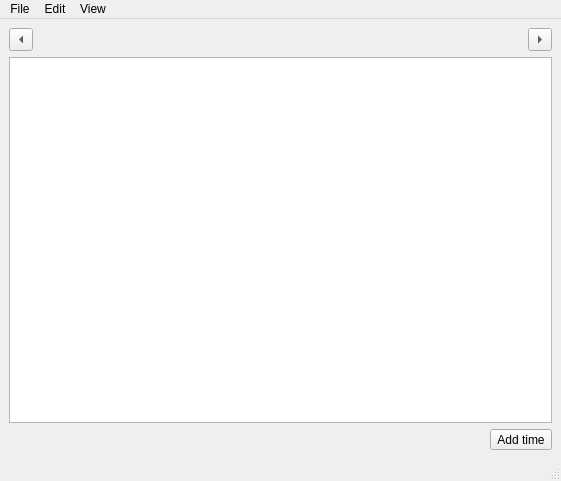
<?xml version="1.0" encoding="UTF-8"?>
<ui version="4.0">
 <class>MainWindow</class>
 <widget class="QMainWindow" name="MainWindow">
  <property name="geometry">
   <rect>
    <x>0</x>
    <y>0</y>
    <width>561</width>
    <height>481</height>
   </rect>
  </property>
  <property name="windowTitle">
   <string>MainWindow</string>
  </property>
  <widget class="QWidget" name="centralwidget">
   <layout class="QVBoxLayout" name="verticalLayout">
    <item>
     <layout class="QHBoxLayout" name="horizontalLayout_2">
      <item>
       <widget class="QToolButton" name="btn_view_previous">
        <property name="text">
         <string>Previous</string>
        </property>
        <property name="icon">
         <iconset theme="previous">
          <normaloff>.</normaloff>.</iconset>
        </property>
        <property name="arrowType">
         <enum>Qt::LeftArrow</enum>
        </property>
       </widget>
      </item>
      <item>
       <spacer name="horizontalSpacer_3">
        <property name="orientation">
         <enum>Qt::Horizontal</enum>
        </property>
        <property name="sizeHint" stdset="0">
         <size>
          <width>40</width>
          <height>20</height>
         </size>
        </property>
       </spacer>
      </item>
      <item>
       <widget class="QLabel" name="lbl_current_period">
        <property name="text">
         <string/>
        </property>
       </widget>
      </item>
      <item>
       <spacer name="horizontalSpacer_2">
        <property name="orientation">
         <enum>Qt::Horizontal</enum>
        </property>
        <property name="sizeHint" stdset="0">
         <size>
          <width>40</width>
          <height>20</height>
         </size>
        </property>
       </spacer>
      </item>
      <item>
       <widget class="QToolButton" name="btn_view_next">
        <property name="text">
         <string>Next</string>
        </property>
        <property name="icon">
         <iconset theme="next">
          <normaloff>.</normaloff>.</iconset>
        </property>
        <property name="arrowType">
         <enum>Qt::RightArrow</enum>
        </property>
       </widget>
      </item>
     </layout>
    </item>
    <item>
     <widget class="QTableView" name="tableview_days"/>
    </item>
    <item>
     <layout class="QHBoxLayout" name="horizontalLayout">
      <item>
       <spacer name="horizontalSpacer">
        <property name="orientation">
         <enum>Qt::Horizontal</enum>
        </property>
        <property name="sizeHint" stdset="0">
         <size>
          <width>40</width>
          <height>20</height>
         </size>
        </property>
       </spacer>
      </item>
      <item>
       <widget class="QToolButton" name="btn_add_time">
        <property name="text">
         <string>Add time</string>
        </property>
       </widget>
      </item>
     </layout>
    </item>
   </layout>
  </widget>
  <widget class="QMenuBar" name="menubar">
   <property name="geometry">
    <rect>
     <x>0</x>
     <y>0</y>
     <width>561</width>
     <height>22</height>
    </rect>
   </property>
   <widget class="QMenu" name="menuView">
    <property name="title">
     <string>View</string>
    </property>
    <widget class="QMenu" name="menuGoto">
     <property name="title">
      <string>Goto</string>
     </property>
     <addaction name="actionGotoToday"/>
     <addaction name="separator"/>
     <addaction name="separator"/>
     <addaction name="actionGotoPrevious"/>
     <addaction name="actionGotoNext"/>
    </widget>
    <addaction name="actionDay_view"/>
    <addaction name="actionAround_view"/>
    <addaction name="actionWeek_view"/>
    <addaction name="actionMonth_view"/>
    <addaction name="separator"/>
    <addaction name="menuGoto"/>
   </widget>
   <widget class="QMenu" name="menuFile">
    <property name="title">
     <string>File</string>
    </property>
    <addaction name="actionOpen"/>
    <addaction name="actionSave"/>
    <addaction name="actionSave_As"/>
    <addaction name="separator"/>
    <addaction name="actionSettings"/>
    <addaction name="actionExit"/>
   </widget>
   <widget class="QMenu" name="menuEdit">
    <property name="title">
     <string>Edit</string>
    </property>
    <addaction name="actionAdd_spent_time"/>
    <addaction name="actionUpdate_came_went_time"/>
   </widget>
   <addaction name="menuFile"/>
   <addaction name="menuEdit"/>
   <addaction name="menuView"/>
  </widget>
  <widget class="QStatusBar" name="statusbar"/>
  <action name="actionWeek_view">
   <property name="text">
    <string>Week view</string>
   </property>
   <property name="shortcut">
    <string>W</string>
   </property>
  </action>
  <action name="actionMonth_view">
   <property name="text">
    <string>Month view</string>
   </property>
   <property name="shortcut">
    <string>M</string>
   </property>
  </action>
  <action name="actionOpen">
   <property name="checkable">
    <bool>false</bool>
   </property>
   <property name="icon">
    <iconset theme="document-open">
     <normaloff>.</normaloff>.</iconset>
   </property>
   <property name="text">
    <string>Open</string>
   </property>
   <property name="shortcut">
    <string>Ctrl+O</string>
   </property>
  </action>
  <action name="actionSave">
   <property name="icon">
    <iconset theme="document-save">
     <normaloff>.</normaloff>.</iconset>
   </property>
   <property name="text">
    <string>Save</string>
   </property>
   <property name="shortcut">
    <string>Ctrl+S</string>
   </property>
  </action>
  <action name="actionExit">
   <property name="icon">
    <iconset theme="application-exit">
     <normaloff>.</normaloff>.</iconset>
   </property>
   <property name="text">
    <string>Exit</string>
   </property>
   <property name="shortcut">
    <string>Q</string>
   </property>
  </action>
  <action name="actionAdd_spent_time">
   <property name="icon">
    <iconset theme="add">
     <normaloff>.</normaloff>.</iconset>
   </property>
   <property name="text">
    <string>Add time spent</string>
   </property>
   <property name="shortcut">
    <string>A</string>
   </property>
  </action>
  <action name="actionUpdate_came_went_time">
   <property name="icon">
    <iconset theme="time">
     <normaloff>.</normaloff>.</iconset>
   </property>
   <property name="text">
    <string>Update came/went time</string>
   </property>
   <property name="shortcut">
    <string>Ctrl+G</string>
   </property>
  </action>
  <action name="actionDay_view">
   <property name="icon">
    <iconset theme="calendar">
     <normaloff>.</normaloff>.</iconset>
   </property>
   <property name="text">
    <string>Day view</string>
   </property>
   <property name="shortcut">
    <string>D</string>
   </property>
  </action>
  <action name="actionGotoToday">
   <property name="icon">
    <iconset theme="calendar">
     <normaloff>.</normaloff>.</iconset>
   </property>
   <property name="text">
    <string>Today</string>
   </property>
   <property name="shortcut">
    <string>G, T</string>
   </property>
  </action>
  <action name="actionGotoPrevious">
   <property name="icon">
    <iconset theme="previous">
     <normaloff>.</normaloff>.</iconset>
   </property>
   <property name="text">
    <string>Previous</string>
   </property>
   <property name="shortcut">
    <string>K</string>
   </property>
  </action>
  <action name="actionGotoNext">
   <property name="icon">
    <iconset theme="next">
     <normaloff>.</normaloff>.</iconset>
   </property>
   <property name="text">
    <string>Next</string>
   </property>
   <property name="shortcut">
    <string>J</string>
   </property>
  </action>
  <action name="actionAround_view">
   <property name="text">
    <string>Around day view</string>
   </property>
   <property name="shortcut">
    <string>R</string>
   </property>
  </action>
  <action name="actionGotoPrevious_day">
   <property name="text">
    <string>Previous day</string>
   </property>
   <property name="shortcut">
    <string>K</string>
   </property>
  </action>
  <action name="actionGotoNext_day">
   <property name="text">
    <string>Next day</string>
   </property>
   <property name="shortcut">
    <string>J</string>
   </property>
  </action>
  <action name="actionSave_As">
   <property name="icon">
    <iconset theme="document-save-as">
     <normaloff>.</normaloff>.</iconset>
   </property>
   <property name="text">
    <string>Save As</string>
   </property>
   <property name="shortcut">
    <string>Ctrl+Alt+S</string>
   </property>
  </action>
  <action name="actionSettings">
   <property name="icon">
    <iconset theme="document-properties"/>
   </property>
   <property name="text">
    <string>Settings</string>
   </property>
  </action>
 </widget>
 <resources/>
 <connections>
  <connection>
   <sender>btn_add_time</sender>
   <signal>clicked()</signal>
   <receiver>actionAdd_spent_time</receiver>
   <slot>trigger()</slot>
   <hints>
    <hint type="sourcelabel">
     <x>550</x>
     <y>448</y>
    </hint>
    <hint type="destinationlabel">
     <x>-1</x>
     <y>-1</y>
    </hint>
   </hints>
  </connection>
  <connection>
   <sender>btn_view_next</sender>
   <signal>clicked()</signal>
   <receiver>actionGotoNext</receiver>
   <slot>trigger()</slot>
   <hints>
    <hint type="sourcelabel">
     <x>550</x>
     <y>54</y>
    </hint>
    <hint type="destinationlabel">
     <x>-1</x>
     <y>-1</y>
    </hint>
   </hints>
  </connection>
  <connection>
   <sender>btn_view_previous</sender>
   <signal>clicked()</signal>
   <receiver>actionGotoPrevious</receiver>
   <slot>trigger()</slot>
   <hints>
    <hint type="sourcelabel">
     <x>21</x>
     <y>43</y>
    </hint>
    <hint type="destinationlabel">
     <x>-1</x>
     <y>-1</y>
    </hint>
   </hints>
  </connection>
  <connection>
   <sender>actionExit</sender>
   <signal>triggered()</signal>
   <receiver>MainWindow</receiver>
   <slot>close()</slot>
   <hints>
    <hint type="sourcelabel">
     <x>-1</x>
     <y>-1</y>
    </hint>
    <hint type="destinationlabel">
     <x>223</x>
     <y>176</y>
    </hint>
   </hints>
  </connection>
 </connections>
</ui>
